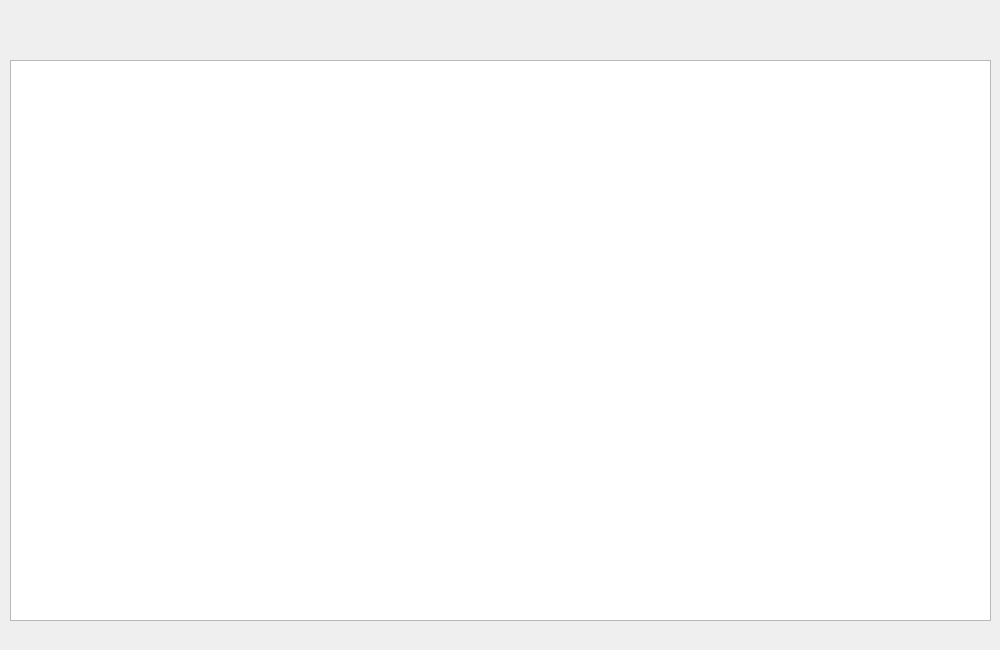
<?xml version="1.0" encoding="UTF-8"?>
<ui version="4.0">
 <class>CViewMap</class>
 <widget class="QWidget" name="CViewMap">
  <property name="geometry">
   <rect>
    <x>0</x>
    <y>0</y>
    <width>1000</width>
    <height>650</height>
   </rect>
  </property>
  <property name="windowTitle">
   <string>Form</string>
  </property>
  <widget class="QGraphicsView" name="graphicsView">
   <property name="geometry">
    <rect>
     <x>10</x>
     <y>60</y>
     <width>981</width>
     <height>561</height>
    </rect>
   </property>
  </widget>
 </widget>
 <resources/>
 <connections/>
</ui>
